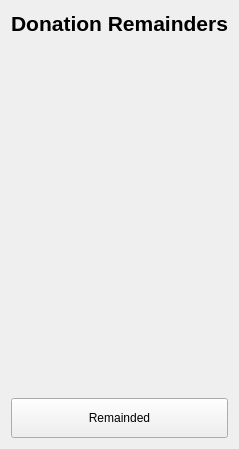
                  <widget class="QWidget" name="page_home">
                   <layout class="QVBoxLayout" name="verticalLayout_10">
                    <item>
                     <layout class="QVBoxLayout" name="verticalLayout_12">
                      <item>
                       <widget class="QLabel" name="label">
                        <property name="maximumSize">
                         <size>
                          <width>16777215</width>
                          <height>30</height>
                         </size>
                        </property>
                        <property name="font">
                         <font>
                          <family>Segoe UI</family>
                          <pointsize>16</pointsize>
                          <weight>75</weight>
                          <bold>true</bold>
                         </font>
                        </property>
                        <property name="text">
                         <string>Donation Remainders</string>
                        </property>
                        <property name="alignment">
                         <set>Qt::AlignCenter</set>
                        </property>
                       </widget>
                      </item>
                     </layout>
                    </item>
                    <item>
                     <widget class="QWidget" name="widget" native="true">
                      <property name="minimumSize">
                       <size>
                        <width>0</width>
                        <height>350</height>
                       </size>
                      </property>
                     </widget>
                    </item>
                    <item>
                     <layout class="QHBoxLayout" name="horizontalLayout_13">
                      <property name="sizeConstraint">
                       <enum>QLayout::SetMinimumSize</enum>
                      </property>
                      <item>
                       <widget class="QPushButton" name="pushButton_2">
                        <property name="minimumSize">
                         <size>
                          <width>0</width>
                          <height>40</height>
                         </size>
                        </property>
                        <property name="text">
                         <string>Remainded</string>
                        </property>
                       </widget>
                      </item>
                     </layout>
                    </item>
                   </layout>
                  </widget>
